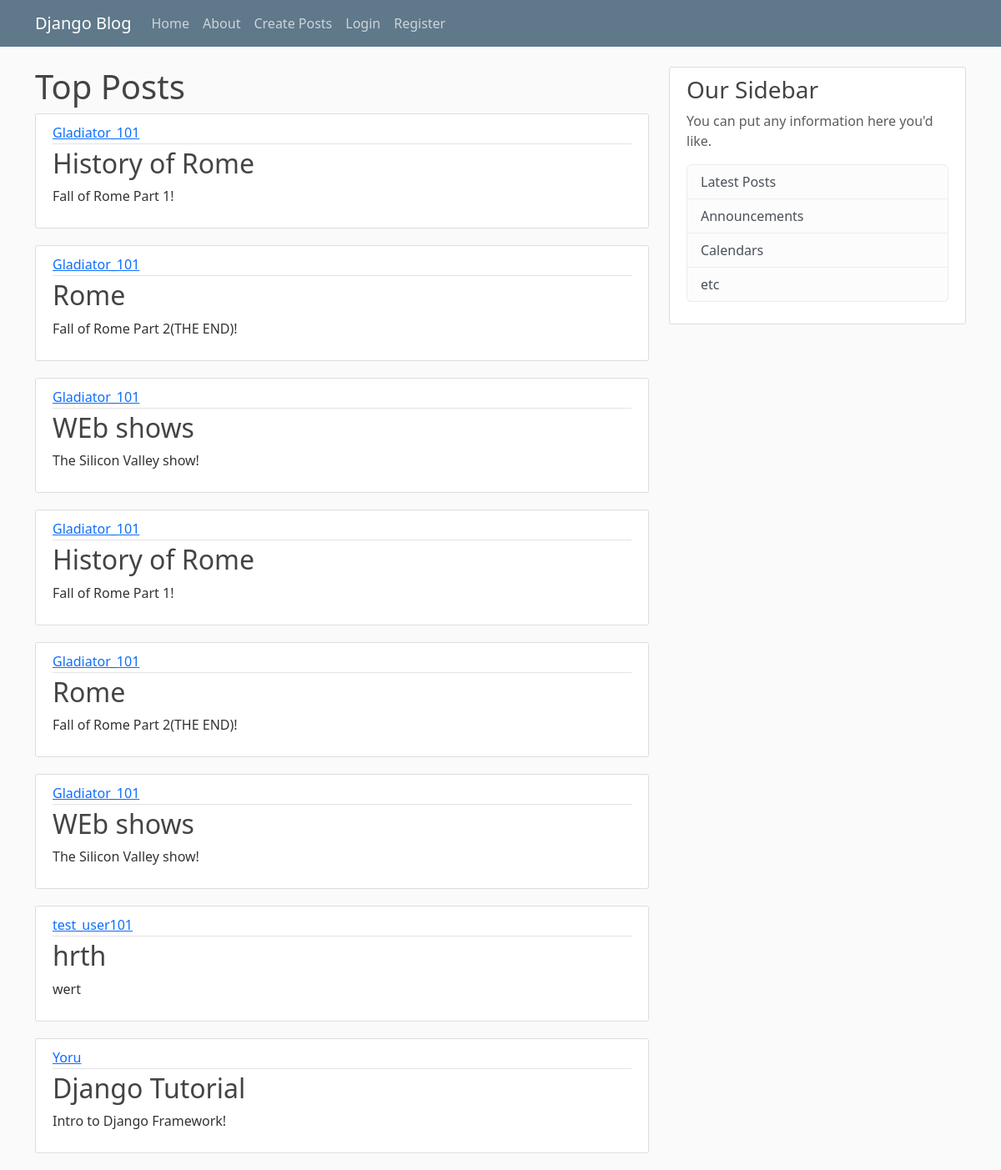
The app's page /, older data.
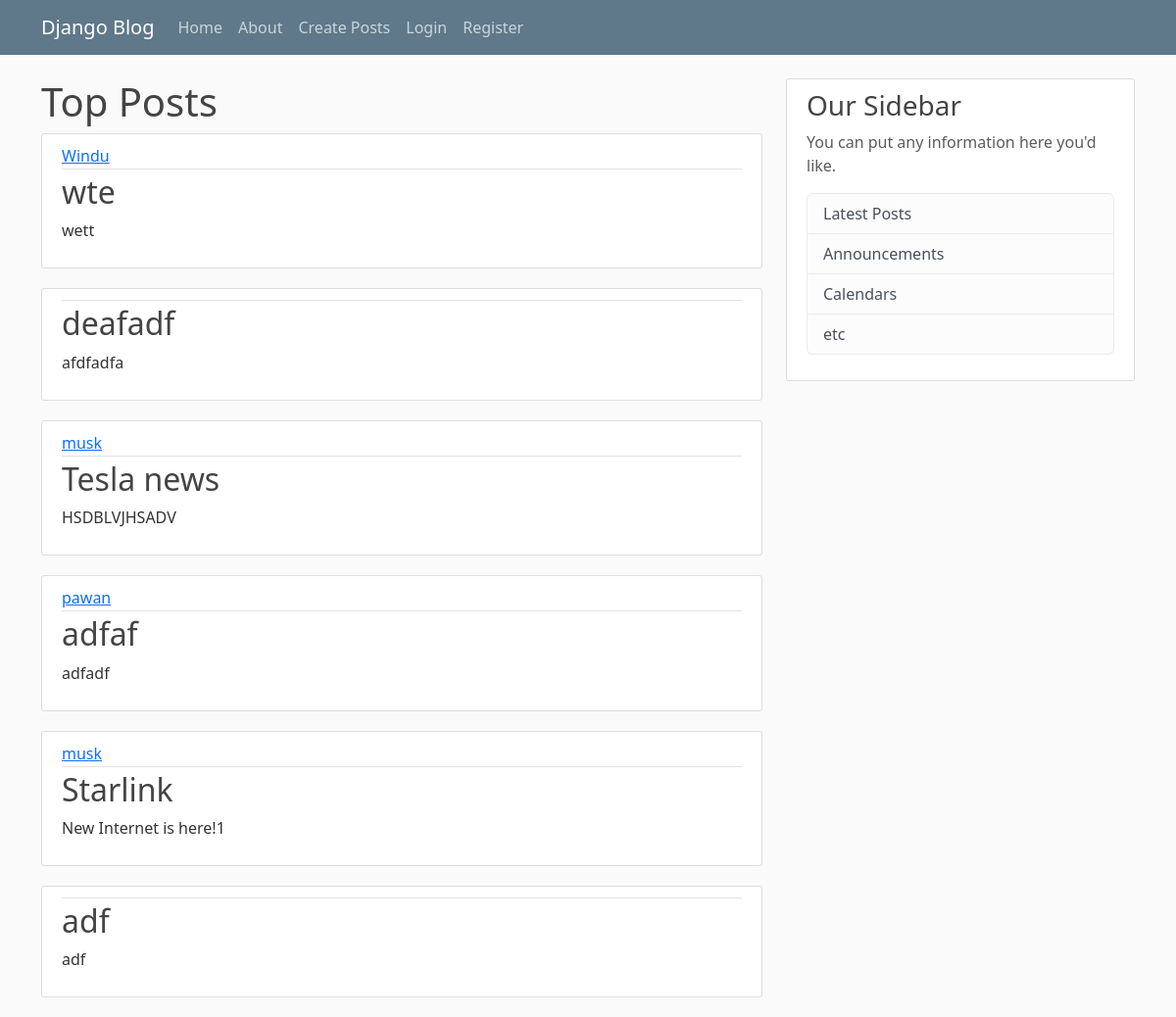
The same page, newer data.
### feed/models.py (models this page shows, shortened)
class Posts(models.Model):
    title = models.CharField(max_length=50)
    content = models.TextField()
    author = models.ForeignKey(User,on_delete=models.CASCADE)

### feed/views.py (the view)
# urls.py: 2. Add a URL to urlpatterns:  path('', views.home, name='home')
def home(request):
    posts = Posts.objects.all()
    context = {'post': posts}
    return render(request, 'feed/main.html', context)

### feed/templates/feed/main.html
{% extends "feed/base.html" %}
{% block content %}
 <h1>Top Posts</h1>
{% for i in post %}
        <article class="media content-section">
          <div class="media-body">
            <div class="article-metadata">
              <a class="mr-2" href="#">{{ i.author.username }}</a>
            </div>
            <h2> <a class="nav-item nav-link"  href="{% url 'details' i.id %}">{{ i.title }}</a></h2>
            <p class="article-content">{{ i.content }}</p>
          </div>
        </article>
{% endfor %}
{% endblock content %}

### feed/templates/feed/base.html (shortened to what this page needs)
{% load static %}
<html>
<head>
 <link href="https://cdn.jsdelivr.net/npm/bootstrap@5.3.2/dist/css/bootstrap.min.css" rel="stylesheet">
    <link rel="stylesheet" type="text/css" href="{% static 'blog/main.css' %}">
</head>
<body>
<header class="site-header">
  <nav class="navbar navbar-expand-md navbar-dark bg-steel fixed-top">
    <div class="container">
      <a class="navbar-brand mr-4" href="/">Django Blog</a>
      <div class="collapse navbar-collapse" id="navbarToggle">
        <div class="navbar-nav mr-auto">
          <a class="nav-item nav-link" href="/">Home</a>
          <a class="nav-item nav-link" href="/about">About</a>
             <a class="nav-item nav-link" href="/new_post">Create Posts</a>
        </div>
        <div class="navbar-nav">
            {% if request.user.is_authenticated %}
             <a class="nav-item nav-link" href="{% url 'profile' %}">{{user.username}}</a>
            <a class="nav-item nav-link" href="{% url 'logout' %}">Logout</a>
            {% else %}
              <a class="nav-item nav-link" href="{% url 'login' %}">Login</a>
              <a class="nav-item nav-link" href="{% url 'register-user' %}">  Register</a>
            {% endif %}
        </div>
      </div>
    </div>
  </nav>
</header>
<main role="main" class="container">
  <div class="row">
    <div class="col-md-8">
      {% block content %}{% endblock %}
    </div>
    <div class="col-md-4">
      <div class="content-section">
        <h3>Our Sidebar</h3>
        <p class='text-muted'>You can put any information here you'd like.
          <ul class="list-group">
            <li class="list-group-item list-group-item-light">Latest Posts</li>
            <li class="list-group-item list-group-item-light">Announcements</li>
            <li class="list-group-item list-group-item-light">Calendars</li>
            <li class="list-group-item list-group-item-light">etc</li>
          </ul>
        </p>
      </div>
    </div>
  </div>
</main>
</body>
</html>

### static/blog/main.css (style rules this page uses)
body { background: #fafafa; color: #333333; margin-top: 5rem; }
h1, h2, h3, h4, h5, h6 { color: #444444; }
ul { margin: 0; }
.bg-steel { background-color: #5f788a; }
.site-header .navbar-nav .nav-link { color: #cbd5db; }
.content-section { background: #ffffff; padding: 10px 20px; border: 1px solid #dddddd; border-radius: 3px; margin-bottom: 20px; }
.article-content { white-space: pre-line; }
.article-metadata { padding-bottom: 1px; margin-bottom: 4px; border-bottom: 1px solid #e3e3e3 }

Row changes from the older to the newer data that the page shows:
removed Posts: author.username "Gladiator_101", title "History of Rome", content "Fall of Rome Part 1!"
removed Posts: author.username "Gladiator_101", title "Rome", content "Fall of Rome Part 2(THE END)!"
removed Posts: author.username "Gladiator_101", title "WEb shows", content "The Silicon Valley show!"
removed Posts: author.username "Gladiator_101", title "History of Rome", content "Fall of Rome Part 1!"
removed Posts: author.username "Gladiator_101", title "Rome", content "Fall of Rome Part 2(THE END)!"
removed Posts: author.username "Gladiator_101", title "WEb shows", content "The Silicon Valley show!"
removed Posts: author.username "test_user101", title "hrth", content "wert"
removed Posts: author.username "Yoru", title "Django Tutorial", content "Intro to Django Framework!"
added Posts: author.username "Windu", title "wte", content "wett"
added Posts: title "deafadf", content "afdfadfa"
added Posts: author.username "musk", title "Tesla news", content "HSDBLVJHSADV"
added Posts: author.username "pawan", title "adfaf", content "adfadf"
added Posts: author.username "musk", title "Starlink", content "New Internet is here!1"
added Posts: title "adf", content "adf"
